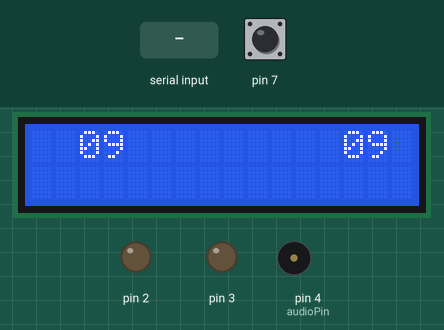
Simulated run of this sketch. Board: Arduino Uno, built with avr-gcc and run on an emulated ATmega328P. On the bench: 16×2 character LCD, output pins drawn as LEDs (lit = HIGH), buzzer (waves = sounding). The test bench sets the inputs (shaded band); at power-on: pin 7 LOW.

Above: at 1.2 s.
1.3 s: pin 7 driven HIGH
At 3.9 s:
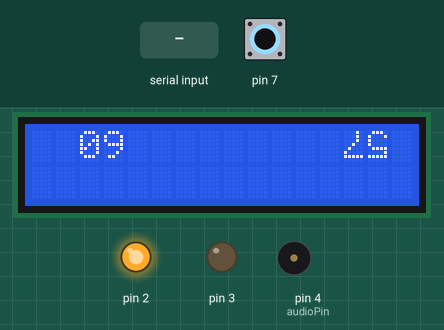
4.3 s: "90,45\n" received over Serial
At 6.2 s:
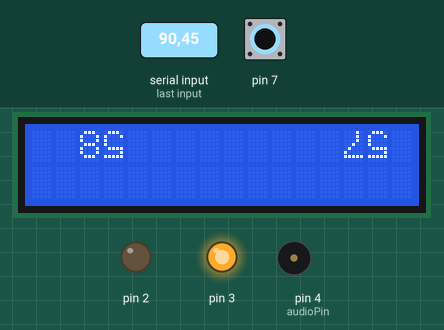
7.3 s: pin 7 pulsed LOW 5 times (0.12 s each, 0.3 s apart)
At 9.9 s:
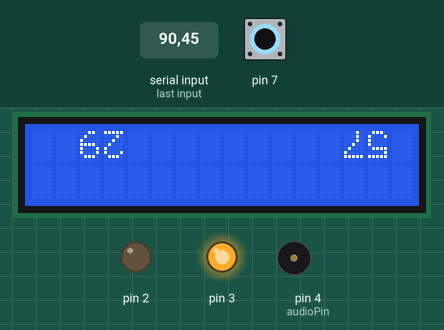
10.3 s: pin 7 pulsed LOW 2 times (0.12 s each, 0.3 s apart)
At 12.2 s:
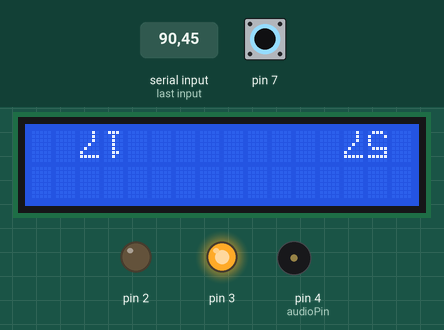
Timing chart, 0 to 30.5 s (numbered marks = the images above; inputs shaded):
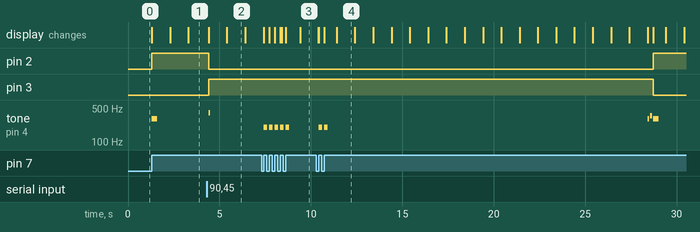

Measured:
- after the input at 1.3 s, pin 2: LOW → HIGH at once; tone on pin 4 (audioPin): silent → 300 Hz at once, → silent 0.30 s later; the display: first changes at once (image 1 shows a later state)
- after the input at 4.3 s, pin 2: HIGH → LOW after 0.11 s; pin 3: LOW → HIGH after 0.11 s; tone on pin 4 (audioPin): silent → 400 Hz after 0.11 s, → silent 0.10 s later; the display: first changes after 0.11 s (image 2 shows a later state)
- after the input at 7.3 s, tone on pin 4 (audioPin): alternates 200 Hz for 0.20 s and silent for 0.10 s, 10 changes in all, then stays silent, starting after 0.12 s; the display: first differs from a run without the input after 0.12 s (image 3 shows a later state)
- after the input at 10.3 s, pin 2: LOW → HIGH after 18.4 s; pin 3: HIGH → LOW after 18.4 s; tone on pin 4 (audioPin): plays 200 Hz for 0.20 s, 200 Hz for 0.20 s, 300 Hz for 0.10 s, 350 Hz for 0.10 s, 300 Hz for 0.30 s, starting after 0.12 s
- what the display in image 2 shows lasts 1.0 s, from 5.4 s to 6.4 s

The sketch:

Hot_Potato.ino
```cpp
// LCD
#include <LiquidCrystal.h>          //the liquid crystal library contains commands for printing to the display
LiquidCrystal lcd(13, 12, 11, 10, 9, 8);   // tell the RedBoard what pins are connected to the display

// Time values
unsigned long previousMillis = 0;
const long interval = 1000;

// Team times
int tb = 60;
int tr = 60;

// States
bool playing = false;
bool onBlue = true;
bool canAccept = true;

// Button
bool redKey = true;

// LED states
int bState = LOW;
int rState = LOW;

// Audio pin
int audioPin = 4;

// Bytes
byte u1[8] = {
  B01110,
  B00100,
  B00100,
  B00100,
  B00100,
  B00110,
  B00100,
  B00000,
};

byte u2[8] = {
  B11111,
  B00010,
  B00100,
  B01000,
  B10000,
  B10001,
  B01110,
  B00000,
};

byte u3[8] = {
  B01110,
  B10001,
  B10000,
  B01000,
  B00100,
  B01000,
  B11111,
  B00000,
};

byte u4[8] = {
  B01000,
  B01000,
  B11111,
  B01001,
  B01010,
  B01100,
  B01000,
  B00000,
};

byte u5[8] = {
  B01110,
  B10001,
  B10000,
  B10000,
  B01111,
  B00001,
  B11111,
  B00000,
};

byte u7[8] = {
  B00010,
  B00010,
  B00010,
  B00100,
  B01000,
  B10000,
  B11111,
  B00000,
};


void setup() {
  lcd.begin(16, 2);                 //tell the lcd library that we are using a display that is 16 characters wide and 2 characters high
  lcd.clear();                      //clear the display

  // Pin Modes
  pinMode(7, INPUT);
  pinMode(2,OUTPUT);
  pinMode(3,OUTPUT);
  pinMode(audioPin,OUTPUT);

  // Serial Setup
  Serial.begin(9600);
  Serial.setTimeout(100);

  // Bytes for LCD
  lcd.createChar(1,u1);
  lcd.createChar(2,u2);
  lcd.createChar(3,u3);
  lcd.createChar(4,u4);
  lcd.createChar(5,u5);
  lcd.createChar(7,u7);
}

void loop() {
  // If Playing, run the game
  // If not, wait for red button
  if (playing){
    PlayGame();
  }else{
    // When red button pushed, start game.
    if(digitalRead(7) == HIGH){
      playing=true;
      redKey = false;
      tb = 60;
      tr = 60;

      tone(audioPin,300,300);
      bState = HIGH;
    }
  }
  Render();
}

// Plays the game, switching between each on control
void PlayGame(){
  if (Serial.available() > 0) {
    String IncomingByte = Serial.readString();
    float ib = IncomingByte.toFloat();

    // Buzz for Red
    if(ib > .7 && onBlue == true){
      onBlue = false;
      tone(audioPin,400,100);
      bState = LOW;
      rState = HIGH;

      canAccept = false;

    // Buzz for Blue
    }else if (ib < -0.7 && onBlue == false){
      onBlue = true;
      tone(audioPin,350,100);
      delay(150);
      tone(audioPin,400,100);
      bState = HIGH;
      rState = LOW;

      canAccept = false;
    }
  }

  // If the player got something wrong, push to take away their time
  if(digitalRead(7) == HIGH && redKey == true){
    redKey = false;
    tone(audioPin,200,200);
    takeAwayTime();

  }
  if(digitalRead(7) == LOW && redKey == false){
    redKey = true;
  }

  // Subtracts time from player
  subtractTime();

  // Ends games
  if(tb <= 0){
    Win(false);
  }

  if(tr <=0){
    Win(true);
  }
}

// Substract time on each tick
void subtractTime(){
  unsigned long currentMillis = millis();

  if(currentMillis - previousMillis >= interval){
    previousMillis = currentMillis;
    lcd.clear();

    if(onBlue){
      tb = tb - 1;
    }else{
      tr = tr - 1;
    }
  }
}

// Takes away time from the players
void takeAwayTime(){
  if(onBlue){
    if(tb < 5){
      Win(false);
      return;
    }
    tb -= 5;
  }else{
    if(tr < 5){
      Win(true);
      return;
    }
    tr -= 5;

  }

}

// Renders LCD and LED
void Render(){
  digitalWrite(2,bState);
  digitalWrite(3,rState);

  lcd.setCursor(2,0);
  writeNum(tr);

  lcd.setCursor(13,0);
  writeNum(tb);
}

// Win
void Win(bool blueWin){
  tone(audioPin,300,100);
  delay(150);
  tone(audioPin,350,100);
  delay(150);
  tone(audioPin,350,200);

  playing = false;
  if(blueWin){
    bState = HIGH;
    rState = LOW;

  }else{
    bState = LOW;
    rState = HIGH;
  }
}

// Writes upside down text on LCD
void writeNum(int num){
  if(num < 10){
    if(num == 8 || num == 0){
      lcd.print(String(num));
    }
    else if(num == 6){
      lcd.print("9");
    }
    else if(num == 9){
      lcd.print("6");
    }else{
      lcd.write(byte(num));
    }
  }else{
    String sn = String(num);
    for(int i = sn.length()-1; i>-1;i--){
      writeNum(sn.charAt(i) - '0');
    }
  }
}
```
